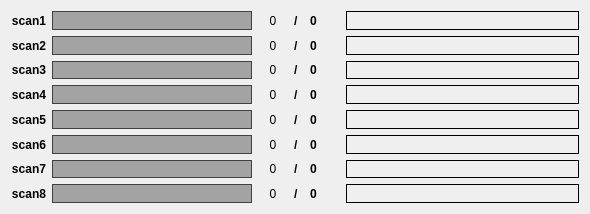
<?xml version="1.0" encoding="UTF-8"?>
<ui version="4.0">
 <class>SscanStatusForm</class>
 <widget class="QWidget" name="SscanStatusForm">
  <property name="geometry">
   <rect>
    <x>0</x>
    <y>0</y>
    <width>590</width>
    <height>214</height>
   </rect>
  </property>
  <property name="minimumSize">
   <size>
    <width>0</width>
    <height>214</height>
   </size>
  </property>
  <property name="windowTitle">
   <string>Form</string>
  </property>
  <property name="styleSheet">
   <string notr="true">#sscan_status_label_1{
	background-color: rgb(163, 163, 163);
	color: rgb(65, 65, 65);

}
#sscan_status_label_2{
	background-color: rgb(163, 163, 163);
	color: rgb(65, 65, 65);
}
#sscan_status_label_3{
	background-color: rgb(163, 163, 163);
	color: rgb(65, 65, 65);
}
#sscan_status_label_4{
	background-color: rgb(163, 163, 163);
	color: rgb(65, 65, 65);
}
#sscan_status_label_5{
	background-color: rgb(163, 163, 163);
	color: rgb(65, 65, 65);
}
#sscan_status_label_6{
	background-color: rgb(163, 163, 163);
	color: rgb(65, 65, 65);
}
#sscan_status_label_7{
	background-color: rgb(163, 163, 163);
	color: rgb(65, 65, 65);
}
#sscan_status_label_8{
	background-color: rgb(163, 163, 163);
	color: rgb(65, 65, 65);
}</string>
  </property>
  <layout class="QVBoxLayout" name="verticalLayout">
   <item>
    <layout class="QHBoxLayout" name="horizontalLayout_9">
     <item>
      <layout class="QHBoxLayout" name="horizontalLayout">
       <item>
        <widget class="QLabel" name="label">
         <property name="sizePolicy">
          <sizepolicy hsizetype="Fixed" vsizetype="Preferred">
           <horstretch>0</horstretch>
           <verstretch>0</verstretch>
          </sizepolicy>
         </property>
         <property name="font">
          <font>
           <weight>75</weight>
           <bold>true</bold>
          </font>
         </property>
         <property name="text">
          <string>scan1</string>
         </property>
         <property name="alignment">
          <set>Qt::AlignRight|Qt::AlignTrailing|Qt::AlignVCenter</set>
         </property>
        </widget>
       </item>
       <item>
        <widget class="QLabel" name="sscan_status_label_1">
         <property name="minimumSize">
          <size>
           <width>200</width>
           <height>0</height>
          </size>
         </property>
         <property name="font">
          <font>
           <weight>75</weight>
           <bold>true</bold>
          </font>
         </property>
         <property name="toolTip">
          <string>scan SMSG</string>
         </property>
         <property name="styleSheet">
          <string notr="true"/>
         </property>
         <property name="frameShape">
          <enum>QFrame::Panel</enum>
         </property>
         <property name="text">
          <string/>
         </property>
         <property name="alignment">
          <set>Qt::AlignCenter</set>
         </property>
        </widget>
       </item>
      </layout>
     </item>
     <item>
      <widget class="QLabel" name="cptLbl_1">
       <property name="minimumSize">
        <size>
         <width>30</width>
         <height>0</height>
        </size>
       </property>
       <property name="maximumSize">
        <size>
         <width>30</width>
         <height>16777215</height>
        </size>
       </property>
       <property name="toolTip">
        <string>scan CPT</string>
       </property>
       <property name="text">
        <string>0</string>
       </property>
       <property name="alignment">
        <set>Qt::AlignCenter</set>
       </property>
      </widget>
     </item>
     <item>
      <widget class="QLabel" name="label_10">
       <property name="minimumSize">
        <size>
         <width>10</width>
         <height>0</height>
        </size>
       </property>
       <property name="maximumSize">
        <size>
         <width>10</width>
         <height>16777215</height>
        </size>
       </property>
       <property name="font">
        <font>
         <weight>75</weight>
         <bold>true</bold>
        </font>
       </property>
       <property name="text">
        <string>/</string>
       </property>
      </widget>
     </item>
     <item>
      <widget class="QLabel" name="nptsLbl_1">
       <property name="minimumSize">
        <size>
         <width>30</width>
         <height>0</height>
        </size>
       </property>
       <property name="maximumSize">
        <size>
         <width>30</width>
         <height>16777215</height>
        </size>
       </property>
       <property name="font">
        <font>
         <weight>75</weight>
         <bold>true</bold>
        </font>
       </property>
       <property name="toolTip">
        <string>scan NPTS</string>
       </property>
       <property name="text">
        <string>0</string>
       </property>
      </widget>
     </item>
     <item>
      <widget class="QLabel" name="fazeLbl_1">
       <property name="minimumSize">
        <size>
         <width>200</width>
         <height>0</height>
        </size>
       </property>
       <property name="font">
        <font>
         <weight>75</weight>
         <bold>true</bold>
        </font>
       </property>
       <property name="toolTip">
        <string>scan FAZE</string>
       </property>
       <property name="styleSheet">
        <string notr="true"/>
       </property>
       <property name="frameShape">
        <enum>QFrame::Panel</enum>
       </property>
       <property name="text">
        <string/>
       </property>
       <property name="alignment">
        <set>Qt::AlignCenter</set>
       </property>
      </widget>
     </item>
    </layout>
   </item>
   <item>
    <layout class="QHBoxLayout" name="horizontalLayout_10">
     <item>
      <layout class="QHBoxLayout" name="horizontalLayout_2">
       <item>
        <widget class="QLabel" name="label_2">
         <property name="sizePolicy">
          <sizepolicy hsizetype="Fixed" vsizetype="Preferred">
           <horstretch>0</horstretch>
           <verstretch>0</verstretch>
          </sizepolicy>
         </property>
         <property name="font">
          <font>
           <weight>75</weight>
           <bold>true</bold>
          </font>
         </property>
         <property name="text">
          <string>scan2</string>
         </property>
         <property name="alignment">
          <set>Qt::AlignRight|Qt::AlignTrailing|Qt::AlignVCenter</set>
         </property>
        </widget>
       </item>
       <item>
        <widget class="QLabel" name="sscan_status_label_2">
         <property name="minimumSize">
          <size>
           <width>200</width>
           <height>0</height>
          </size>
         </property>
         <property name="font">
          <font>
           <weight>75</weight>
           <bold>true</bold>
          </font>
         </property>
         <property name="toolTip">
          <string>scan SMSG</string>
         </property>
         <property name="styleSheet">
          <string notr="true">#sscan_status_label1{
	background-color: rgb(163, 163, 163);
}</string>
         </property>
         <property name="frameShape">
          <enum>QFrame::Panel</enum>
         </property>
         <property name="text">
          <string/>
         </property>
         <property name="alignment">
          <set>Qt::AlignCenter</set>
         </property>
        </widget>
       </item>
      </layout>
     </item>
     <item>
      <widget class="QLabel" name="cptLbl_2">
       <property name="minimumSize">
        <size>
         <width>30</width>
         <height>0</height>
        </size>
       </property>
       <property name="maximumSize">
        <size>
         <width>30</width>
         <height>16777215</height>
        </size>
       </property>
       <property name="toolTip">
        <string>scan CPT</string>
       </property>
       <property name="text">
        <string>0</string>
       </property>
       <property name="alignment">
        <set>Qt::AlignCenter</set>
       </property>
      </widget>
     </item>
     <item>
      <widget class="QLabel" name="label_17">
       <property name="minimumSize">
        <size>
         <width>10</width>
         <height>0</height>
        </size>
       </property>
       <property name="maximumSize">
        <size>
         <width>10</width>
         <height>16777215</height>
        </size>
       </property>
       <property name="font">
        <font>
         <weight>75</weight>
         <bold>true</bold>
        </font>
       </property>
       <property name="text">
        <string>/</string>
       </property>
      </widget>
     </item>
     <item>
      <widget class="QLabel" name="nptsLbl_2">
       <property name="minimumSize">
        <size>
         <width>30</width>
         <height>0</height>
        </size>
       </property>
       <property name="maximumSize">
        <size>
         <width>30</width>
         <height>16777215</height>
        </size>
       </property>
       <property name="font">
        <font>
         <weight>75</weight>
         <bold>true</bold>
        </font>
       </property>
       <property name="toolTip">
        <string>scan NPTS</string>
       </property>
       <property name="text">
        <string>0</string>
       </property>
      </widget>
     </item>
     <item>
      <widget class="QLabel" name="fazeLbl_2">
       <property name="minimumSize">
        <size>
         <width>200</width>
         <height>0</height>
        </size>
       </property>
       <property name="font">
        <font>
         <weight>75</weight>
         <bold>true</bold>
        </font>
       </property>
       <property name="toolTip">
        <string>scan FAZE</string>
       </property>
       <property name="styleSheet">
        <string notr="true"/>
       </property>
       <property name="frameShape">
        <enum>QFrame::Panel</enum>
       </property>
       <property name="text">
        <string/>
       </property>
       <property name="alignment">
        <set>Qt::AlignCenter</set>
       </property>
      </widget>
     </item>
    </layout>
   </item>
   <item>
    <layout class="QHBoxLayout" name="horizontalLayout_11">
     <item>
      <layout class="QHBoxLayout" name="horizontalLayout_3">
       <item>
        <widget class="QLabel" name="label_3">
         <property name="sizePolicy">
          <sizepolicy hsizetype="Fixed" vsizetype="Preferred">
           <horstretch>0</horstretch>
           <verstretch>0</verstretch>
          </sizepolicy>
         </property>
         <property name="font">
          <font>
           <weight>75</weight>
           <bold>true</bold>
          </font>
         </property>
         <property name="text">
          <string>scan3</string>
         </property>
         <property name="alignment">
          <set>Qt::AlignRight|Qt::AlignTrailing|Qt::AlignVCenter</set>
         </property>
        </widget>
       </item>
       <item>
        <widget class="QLabel" name="sscan_status_label_3">
         <property name="minimumSize">
          <size>
           <width>200</width>
           <height>0</height>
          </size>
         </property>
         <property name="font">
          <font>
           <weight>75</weight>
           <bold>true</bold>
          </font>
         </property>
         <property name="toolTip">
          <string>scan SMSG</string>
         </property>
         <property name="styleSheet">
          <string notr="true">#sscan_status_label1{
	background-color: rgb(163, 163, 163);
}</string>
         </property>
         <property name="frameShape">
          <enum>QFrame::Panel</enum>
         </property>
         <property name="text">
          <string/>
         </property>
         <property name="alignment">
          <set>Qt::AlignCenter</set>
         </property>
        </widget>
       </item>
      </layout>
     </item>
     <item>
      <widget class="QLabel" name="cptLbl_3">
       <property name="minimumSize">
        <size>
         <width>30</width>
         <height>0</height>
        </size>
       </property>
       <property name="maximumSize">
        <size>
         <width>30</width>
         <height>16777215</height>
        </size>
       </property>
       <property name="toolTip">
        <string>scan CPT</string>
       </property>
       <property name="text">
        <string>0</string>
       </property>
       <property name="alignment">
        <set>Qt::AlignCenter</set>
       </property>
      </widget>
     </item>
     <item>
      <widget class="QLabel" name="label_18">
       <property name="minimumSize">
        <size>
         <width>10</width>
         <height>0</height>
        </size>
       </property>
       <property name="maximumSize">
        <size>
         <width>10</width>
         <height>16777215</height>
        </size>
       </property>
       <property name="font">
        <font>
         <weight>75</weight>
         <bold>true</bold>
        </font>
       </property>
       <property name="text">
        <string>/</string>
       </property>
      </widget>
     </item>
     <item>
      <widget class="QLabel" name="nptsLbl_3">
       <property name="minimumSize">
        <size>
         <width>30</width>
         <height>0</height>
        </size>
       </property>
       <property name="maximumSize">
        <size>
         <width>30</width>
         <height>16777215</height>
        </size>
       </property>
       <property name="font">
        <font>
         <weight>75</weight>
         <bold>true</bold>
        </font>
       </property>
       <property name="toolTip">
        <string>scan NPTS</string>
       </property>
       <property name="text">
        <string>0</string>
       </property>
      </widget>
     </item>
     <item>
      <widget class="QLabel" name="fazeLbl_3">
       <property name="minimumSize">
        <size>
         <width>200</width>
         <height>0</height>
        </size>
       </property>
       <property name="font">
        <font>
         <weight>75</weight>
         <bold>true</bold>
        </font>
       </property>
       <property name="toolTip">
        <string>scan FAZE</string>
       </property>
       <property name="styleSheet">
        <string notr="true"/>
       </property>
       <property name="frameShape">
        <enum>QFrame::Panel</enum>
       </property>
       <property name="text">
        <string/>
       </property>
       <property name="alignment">
        <set>Qt::AlignCenter</set>
       </property>
      </widget>
     </item>
    </layout>
   </item>
   <item>
    <layout class="QHBoxLayout" name="horizontalLayout_12">
     <item>
      <layout class="QHBoxLayout" name="horizontalLayout_4">
       <item>
        <widget class="QLabel" name="label_4">
         <property name="sizePolicy">
          <sizepolicy hsizetype="Fixed" vsizetype="Preferred">
           <horstretch>0</horstretch>
           <verstretch>0</verstretch>
          </sizepolicy>
         </property>
         <property name="font">
          <font>
           <weight>75</weight>
           <bold>true</bold>
          </font>
         </property>
         <property name="text">
          <string>scan4</string>
         </property>
         <property name="alignment">
          <set>Qt::AlignRight|Qt::AlignTrailing|Qt::AlignVCenter</set>
         </property>
        </widget>
       </item>
       <item>
        <widget class="QLabel" name="sscan_status_label_4">
         <property name="minimumSize">
          <size>
           <width>200</width>
           <height>0</height>
          </size>
         </property>
         <property name="font">
          <font>
           <weight>75</weight>
           <bold>true</bold>
          </font>
         </property>
         <property name="toolTip">
          <string>scan SMSG</string>
         </property>
         <property name="styleSheet">
          <string notr="true">#sscan_status_label1{
	background-color: rgb(163, 163, 163);
}</string>
         </property>
         <property name="frameShape">
          <enum>QFrame::Panel</enum>
         </property>
         <property name="text">
          <string/>
         </property>
         <property name="alignment">
          <set>Qt::AlignCenter</set>
         </property>
        </widget>
       </item>
      </layout>
     </item>
     <item>
      <widget class="QLabel" name="cptLbl_4">
       <property name="minimumSize">
        <size>
         <width>30</width>
         <height>0</height>
        </size>
       </property>
       <property name="maximumSize">
        <size>
         <width>30</width>
         <height>16777215</height>
        </size>
       </property>
       <property name="toolTip">
        <string>scan CPT</string>
       </property>
       <property name="text">
        <string>0</string>
       </property>
       <property name="alignment">
        <set>Qt::AlignCenter</set>
       </property>
      </widget>
     </item>
     <item>
      <widget class="QLabel" name="label_19">
       <property name="minimumSize">
        <size>
         <width>10</width>
         <height>0</height>
        </size>
       </property>
       <property name="maximumSize">
        <size>
         <width>10</width>
         <height>16777215</height>
        </size>
       </property>
       <property name="font">
        <font>
         <weight>75</weight>
         <bold>true</bold>
        </font>
       </property>
       <property name="text">
        <string>/</string>
       </property>
      </widget>
     </item>
     <item>
      <widget class="QLabel" name="nptsLbl_4">
       <property name="minimumSize">
        <size>
         <width>30</width>
         <height>0</height>
        </size>
       </property>
       <property name="maximumSize">
        <size>
         <width>30</width>
         <height>16777215</height>
        </size>
       </property>
       <property name="font">
        <font>
         <weight>75</weight>
         <bold>true</bold>
        </font>
       </property>
       <property name="toolTip">
        <string>scan NPTS</string>
       </property>
       <property name="text">
        <string>0</string>
       </property>
      </widget>
     </item>
     <item>
      <widget class="QLabel" name="fazeLbl_4">
       <property name="minimumSize">
        <size>
         <width>200</width>
         <height>0</height>
        </size>
       </property>
       <property name="font">
        <font>
         <weight>75</weight>
         <bold>true</bold>
        </font>
       </property>
       <property name="toolTip">
        <string>scan FAZE</string>
       </property>
       <property name="styleSheet">
        <string notr="true"/>
       </property>
       <property name="frameShape">
        <enum>QFrame::Panel</enum>
       </property>
       <property name="text">
        <string/>
       </property>
       <property name="alignment">
        <set>Qt::AlignCenter</set>
       </property>
      </widget>
     </item>
    </layout>
   </item>
   <item>
    <layout class="QHBoxLayout" name="horizontalLayout_13">
     <item>
      <layout class="QHBoxLayout" name="horizontalLayout_5">
       <item>
        <widget class="QLabel" name="label_5">
         <property name="sizePolicy">
          <sizepolicy hsizetype="Fixed" vsizetype="Preferred">
           <horstretch>0</horstretch>
           <verstretch>0</verstretch>
          </sizepolicy>
         </property>
         <property name="font">
          <font>
           <weight>75</weight>
           <bold>true</bold>
          </font>
         </property>
         <property name="text">
          <string>scan5</string>
         </property>
         <property name="alignment">
          <set>Qt::AlignRight|Qt::AlignTrailing|Qt::AlignVCenter</set>
         </property>
        </widget>
       </item>
       <item>
        <widget class="QLabel" name="sscan_status_label_5">
         <property name="minimumSize">
          <size>
           <width>200</width>
           <height>0</height>
          </size>
         </property>
         <property name="font">
          <font>
           <weight>75</weight>
           <bold>true</bold>
          </font>
         </property>
         <property name="toolTip">
          <string>scan SMSG</string>
         </property>
         <property name="styleSheet">
          <string notr="true">#sscan_status_label1{
	background-color: rgb(163, 163, 163);
}</string>
         </property>
         <property name="frameShape">
          <enum>QFrame::Panel</enum>
         </property>
         <property name="text">
          <string/>
         </property>
         <property name="alignment">
          <set>Qt::AlignCenter</set>
         </property>
        </widget>
       </item>
      </layout>
     </item>
     <item>
      <widget class="QLabel" name="cptLbl_5">
       <property name="minimumSize">
        <size>
         <width>30</width>
         <height>0</height>
        </size>
       </property>
       <property name="maximumSize">
        <size>
         <width>30</width>
         <height>16777215</height>
        </size>
       </property>
       <property name="toolTip">
        <string>scan CPT</string>
       </property>
       <property name="text">
        <string>0</string>
       </property>
       <property name="alignment">
        <set>Qt::AlignCenter</set>
       </property>
      </widget>
     </item>
     <item>
      <widget class="QLabel" name="label_20">
       <property name="minimumSize">
        <size>
         <width>10</width>
         <height>0</height>
        </size>
       </property>
       <property name="maximumSize">
        <size>
         <width>10</width>
         <height>16777215</height>
        </size>
       </property>
       <property name="font">
        <font>
         <weight>75</weight>
         <bold>true</bold>
        </font>
       </property>
       <property name="text">
        <string>/</string>
       </property>
      </widget>
     </item>
     <item>
      <widget class="QLabel" name="nptsLbl_5">
       <property name="minimumSize">
        <size>
         <width>30</width>
         <height>0</height>
        </size>
       </property>
       <property name="maximumSize">
        <size>
         <width>30</width>
         <height>16777215</height>
        </size>
       </property>
       <property name="font">
        <font>
         <weight>75</weight>
         <bold>true</bold>
        </font>
       </property>
       <property name="toolTip">
        <string>scan NPTS</string>
       </property>
       <property name="text">
        <string>0</string>
       </property>
      </widget>
     </item>
     <item>
      <widget class="QLabel" name="fazeLbl_5">
       <property name="minimumSize">
        <size>
         <width>200</width>
         <height>0</height>
        </size>
       </property>
       <property name="font">
        <font>
         <weight>75</weight>
         <bold>true</bold>
        </font>
       </property>
       <property name="toolTip">
        <string>scan FAZE</string>
       </property>
       <property name="styleSheet">
        <string notr="true"/>
       </property>
       <property name="frameShape">
        <enum>QFrame::Panel</enum>
       </property>
       <property name="text">
        <string/>
       </property>
       <property name="alignment">
        <set>Qt::AlignCenter</set>
       </property>
      </widget>
     </item>
    </layout>
   </item>
   <item>
    <layout class="QHBoxLayout" name="horizontalLayout_14">
     <item>
      <layout class="QHBoxLayout" name="horizontalLayout_6">
       <item>
        <widget class="QLabel" name="label_6">
         <property name="sizePolicy">
          <sizepolicy hsizetype="Fixed" vsizetype="Preferred">
           <horstretch>0</horstretch>
           <verstretch>0</verstretch>
          </sizepolicy>
         </property>
         <property name="font">
          <font>
           <weight>75</weight>
           <bold>true</bold>
          </font>
         </property>
         <property name="text">
          <string>scan6</string>
         </property>
         <property name="alignment">
          <set>Qt::AlignRight|Qt::AlignTrailing|Qt::AlignVCenter</set>
         </property>
        </widget>
       </item>
       <item>
        <widget class="QLabel" name="sscan_status_label_6">
         <property name="minimumSize">
          <size>
           <width>200</width>
           <height>0</height>
          </size>
         </property>
         <property name="font">
          <font>
           <weight>75</weight>
           <bold>true</bold>
          </font>
         </property>
         <property name="toolTip">
          <string>scan SMSG</string>
         </property>
         <property name="styleSheet">
          <string notr="true">#sscan_status_label1{
	background-color: rgb(163, 163, 163);
}</string>
         </property>
         <property name="frameShape">
          <enum>QFrame::Panel</enum>
         </property>
         <property name="text">
          <string/>
         </property>
         <property name="alignment">
          <set>Qt::AlignCenter</set>
         </property>
        </widget>
       </item>
      </layout>
     </item>
     <item>
      <widget class="QLabel" name="cptLbl_6">
       <property name="minimumSize">
        <size>
         <width>30</width>
         <height>0</height>
        </size>
       </property>
       <property name="maximumSize">
        <size>
         <width>30</width>
         <height>16777215</height>
        </size>
       </property>
       <property name="toolTip">
        <string>scan CPT</string>
       </property>
       <property name="text">
        <string>0</string>
       </property>
       <property name="alignment">
        <set>Qt::AlignCenter</set>
       </property>
      </widget>
     </item>
     <item>
      <widget class="QLabel" name="label_21">
       <property name="minimumSize">
        <size>
         <width>10</width>
         <height>0</height>
        </size>
       </property>
       <property name="maximumSize">
        <size>
         <width>10</width>
         <height>16777215</height>
        </size>
       </property>
       <property name="font">
        <font>
         <weight>75</weight>
         <bold>true</bold>
        </font>
       </property>
       <property name="text">
        <string>/</string>
       </property>
      </widget>
     </item>
     <item>
      <widget class="QLabel" name="nptsLbl_6">
       <property name="minimumSize">
        <size>
         <width>30</width>
         <height>0</height>
        </size>
       </property>
       <property name="maximumSize">
        <size>
         <width>30</width>
         <height>16777215</height>
        </size>
       </property>
       <property name="font">
        <font>
         <weight>75</weight>
         <bold>true</bold>
        </font>
       </property>
       <property name="toolTip">
        <string>scan NPTS</string>
       </property>
       <property name="text">
        <string>0</string>
       </property>
      </widget>
     </item>
     <item>
      <widget class="QLabel" name="fazeLbl_6">
       <property name="minimumSize">
        <size>
         <width>200</width>
         <height>0</height>
        </size>
       </property>
       <property name="font">
        <font>
         <weight>75</weight>
         <bold>true</bold>
        </font>
       </property>
       <property name="toolTip">
        <string>scan FAZE</string>
       </property>
       <property name="styleSheet">
        <string notr="true"/>
       </property>
       <property name="frameShape">
        <enum>QFrame::Panel</enum>
       </property>
       <property name="text">
        <string/>
       </property>
       <property name="alignment">
        <set>Qt::AlignCenter</set>
       </property>
      </widget>
     </item>
    </layout>
   </item>
   <item>
    <layout class="QHBoxLayout" name="horizontalLayout_15">
     <item>
      <layout class="QHBoxLayout" name="horizontalLayout_7">
       <item>
        <widget class="QLabel" name="label_7">
         <property name="sizePolicy">
          <sizepolicy hsizetype="Fixed" vsizetype="Preferred">
           <horstretch>0</horstretch>
           <verstretch>0</verstretch>
          </sizepolicy>
         </property>
         <property name="font">
          <font>
           <weight>75</weight>
           <bold>true</bold>
          </font>
         </property>
         <property name="text">
          <string>scan7</string>
         </property>
         <property name="alignment">
          <set>Qt::AlignRight|Qt::AlignTrailing|Qt::AlignVCenter</set>
         </property>
        </widget>
       </item>
       <item>
        <widget class="QLabel" name="sscan_status_label_7">
         <property name="minimumSize">
          <size>
           <width>200</width>
           <height>0</height>
          </size>
         </property>
         <property name="font">
          <font>
           <weight>75</weight>
           <bold>true</bold>
          </font>
         </property>
         <property name="toolTip">
          <string>scan SMSG</string>
         </property>
         <property name="styleSheet">
          <string notr="true">#sscan_status_label1{
	background-color: rgb(163, 163, 163);
}</string>
         </property>
         <property name="frameShape">
          <enum>QFrame::Panel</enum>
         </property>
         <property name="text">
          <string/>
         </property>
         <property name="alignment">
          <set>Qt::AlignCenter</set>
         </property>
        </widget>
       </item>
      </layout>
     </item>
     <item>
      <widget class="QLabel" name="cptLbl_7">
       <property name="minimumSize">
        <size>
         <width>30</width>
         <height>0</height>
        </size>
       </property>
       <property name="maximumSize">
        <size>
         <width>30</width>
         <height>16777215</height>
        </size>
       </property>
       <property name="toolTip">
        <string>scan CPT</string>
       </property>
       <property name="text">
        <string>0</string>
       </property>
       <property name="alignment">
        <set>Qt::AlignCenter</set>
       </property>
      </widget>
     </item>
     <item>
      <widget class="QLabel" name="label_22">
       <property name="minimumSize">
        <size>
         <width>10</width>
         <height>0</height>
        </size>
       </property>
       <property name="maximumSize">
        <size>
         <width>10</width>
         <height>16777215</height>
        </size>
       </property>
       <property name="font">
        <font>
         <weight>75</weight>
         <bold>true</bold>
        </font>
       </property>
       <property name="text">
        <string>/</string>
       </property>
      </widget>
     </item>
     <item>
      <widget class="QLabel" name="nptsLbl_7">
       <property name="minimumSize">
        <size>
         <width>30</width>
         <height>0</height>
        </size>
       </property>
       <property name="maximumSize">
        <size>
         <width>30</width>
         <height>16777215</height>
        </size>
       </property>
       <property name="font">
        <font>
         <weight>75</weight>
         <bold>true</bold>
        </font>
       </property>
       <property name="toolTip">
        <string>scan NPTS</string>
       </property>
       <property name="text">
        <string>0</string>
       </property>
      </widget>
     </item>
     <item>
      <widget class="QLabel" name="fazeLbl_7">
       <property name="minimumSize">
        <size>
         <width>200</width>
         <height>0</height>
        </size>
       </property>
       <property name="font">
        <font>
         <weight>75</weight>
         <bold>true</bold>
        </font>
       </property>
       <property name="toolTip">
        <string>scan FAZE</string>
       </property>
       <property name="styleSheet">
        <string notr="true"/>
       </property>
       <property name="frameShape">
        <enum>QFrame::Panel</enum>
       </property>
       <property name="text">
        <string/>
       </property>
       <property name="alignment">
        <set>Qt::AlignCenter</set>
       </property>
      </widget>
     </item>
    </layout>
   </item>
   <item>
    <layout class="QHBoxLayout" name="horizontalLayout_16">
     <item>
      <layout class="QHBoxLayout" name="horizontalLayout_8">
       <item>
        <widget class="QLabel" name="label_8">
         <property name="sizePolicy">
          <sizepolicy hsizetype="Fixed" vsizetype="Preferred">
           <horstretch>0</horstretch>
           <verstretch>0</verstretch>
          </sizepolicy>
         </property>
         <property name="font">
          <font>
           <weight>75</weight>
           <bold>true</bold>
          </font>
         </property>
         <property name="text">
          <string>scan8</string>
         </property>
         <property name="alignment">
          <set>Qt::AlignRight|Qt::AlignTrailing|Qt::AlignVCenter</set>
         </property>
        </widget>
       </item>
       <item>
        <widget class="QLabel" name="sscan_status_label_8">
         <property name="minimumSize">
          <size>
           <width>200</width>
           <height>0</height>
          </size>
         </property>
         <property name="font">
          <font>
           <weight>75</weight>
           <bold>true</bold>
          </font>
         </property>
         <property name="toolTip">
          <string>scan SMSG</string>
         </property>
         <property name="styleSheet">
          <string notr="true">#sscan_status_label1{
	background-color: rgb(163, 163, 163);
}</string>
         </property>
         <property name="frameShape">
          <enum>QFrame::Panel</enum>
         </property>
         <property name="text">
          <string/>
         </property>
         <property name="alignment">
          <set>Qt::AlignCenter</set>
         </property>
        </widget>
       </item>
      </layout>
     </item>
     <item>
      <widget class="QLabel" name="cptLbl_8">
       <property name="minimumSize">
        <size>
         <width>30</width>
         <height>0</height>
        </size>
       </property>
       <property name="maximumSize">
        <size>
         <width>30</width>
         <height>16777215</height>
        </size>
       </property>
       <property name="toolTip">
        <string>scan CPT</string>
       </property>
       <property name="text">
        <string>0</string>
       </property>
       <property name="alignment">
        <set>Qt::AlignCenter</set>
       </property>
      </widget>
     </item>
     <item>
      <widget class="QLabel" name="label_23">
       <property name="minimumSize">
        <size>
         <width>10</width>
         <height>0</height>
        </size>
       </property>
       <property name="maximumSize">
        <size>
         <width>10</width>
         <height>16777215</height>
        </size>
       </property>
       <property name="font">
        <font>
         <weight>75</weight>
         <bold>true</bold>
        </font>
       </property>
       <property name="text">
        <string>/</string>
       </property>
      </widget>
     </item>
     <item>
      <widget class="QLabel" name="nptsLbl_8">
       <property name="minimumSize">
        <size>
         <width>30</width>
         <height>0</height>
        </size>
       </property>
       <property name="maximumSize">
        <size>
         <width>30</width>
         <height>16777215</height>
        </size>
       </property>
       <property name="font">
        <font>
         <weight>75</weight>
         <bold>true</bold>
        </font>
       </property>
       <property name="toolTip">
        <string>scan NPTS</string>
       </property>
       <property name="text">
        <string>0</string>
       </property>
      </widget>
     </item>
     <item>
      <widget class="QLabel" name="fazeLbl_8">
       <property name="minimumSize">
        <size>
         <width>200</width>
         <height>0</height>
        </size>
       </property>
       <property name="font">
        <font>
         <weight>75</weight>
         <bold>true</bold>
        </font>
       </property>
       <property name="toolTip">
        <string>scan FAZE</string>
       </property>
       <property name="styleSheet">
        <string notr="true"/>
       </property>
       <property name="frameShape">
        <enum>QFrame::Panel</enum>
       </property>
       <property name="text">
        <string/>
       </property>
       <property name="alignment">
        <set>Qt::AlignCenter</set>
       </property>
      </widget>
     </item>
    </layout>
   </item>
  </layout>
 </widget>
 <resources/>
 <connections/>
</ui>
